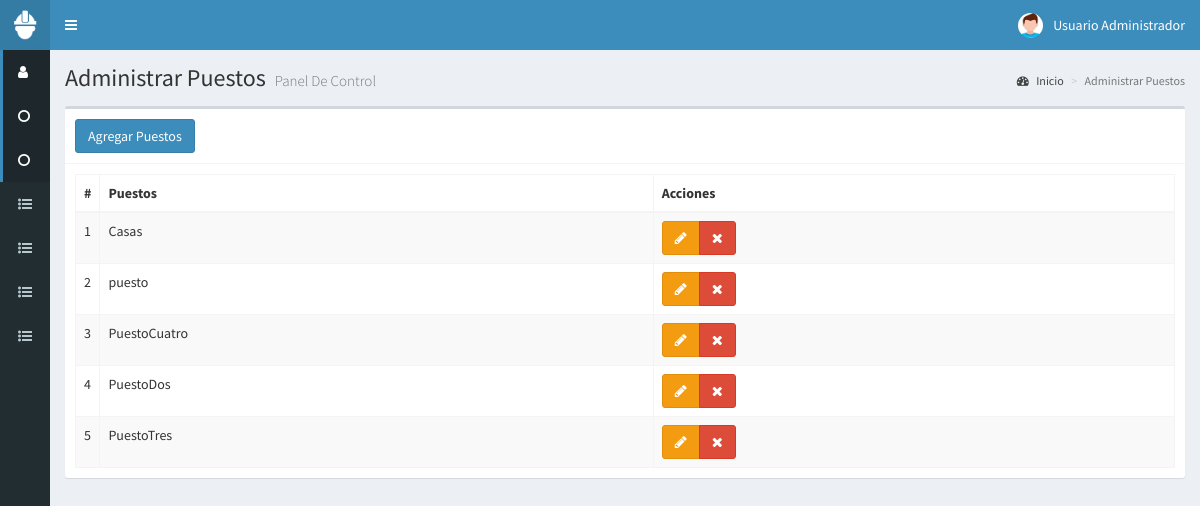
/puestos (signed in), run on the app's committed database.
### tables this page shows
CREATE TABLE t_Puesto
(
  id_puesto SMALLINT UNSIGNED PRIMARY KEY AUTO_INCREMENT,
  descripcion VARCHAR(45) NOT NULL	
);

### controladores/plantilla.controlador.php (called while the page is built)
<?php
  class ControladorPlantilla
  {
    static public function ctrPlantilla()
    {
      include "vistas/plantilla.php";
    }
  }

### index.php (called while the page is built, shortened)
<?php
require_once "controladores/plantilla.controlador.php";
require_once "controladores/ventas.controlador.php";
require_once "controladores/puestos.controlador.php";
require_once "controladores/subir-csv.controlador.php";
require_once "modelos/puestos.modelo.php";
$plantilla = new ControladorPlantilla();
$plantilla->ctrPlantilla();

### controladores/puestos.controlador.php (called while the page is built, shortened)
<?php
  class ControladorPuestos
  {
		static public function ctrMostrarPuestos($item,$valor)
		{
			$tabla = "t_Puesto";
			$respuesta = ModeloPuestos::mdlMostrarPuestos($tabla,$item,$valor);
			return $respuesta;
		}
  }
?>

### modelos/conexion.php (called while the page is built)
<?php
  class Conexion
  {
    static public function conectar()
    {
      $link = new PDO("mysql:host=localhost;dbname=bd_responsivas",
                      "usuario_responsiva",
											"responsivas-2020");
			$link->setAttribute(PDO::ATTR_ERRMODE, PDO::ERRMODE_EXCEPTION);
			$mitz="America/Tijuana";
			$tz = (new DateTime('now', new DateTimeZone($mitz)))->format('P');
			$link->exec("SET time_zone='$tz';");
      $link->exec("set names utf8");
      return $link;
    }
  }
?>

### modelos/puestos.modelo.php (called while the page is built, shortened)
<?php
	require_once "conexion.php";
	class ModeloPuestos
	{
    static public function mdlMostrarPuestos($tabla,$item,$valor)
    {
			if ($item != null)
			{
				$stmt = Conexion::conectar()->prepare("SELECT * FROM $tabla WHERE $item = :$item");
				$stmt->bindParam(":".$item,$valor, PDO::PARAM_STR);
				$stmt->execute();
				$registros = $stmt->fetch();
				$stmt->closeCursor();
				$stmt=null;
				return $registros;
			}
			else
			{
				$stmt = Conexion::conectar()->prepare("SELECT * FROM $tabla ORDER BY descripcion");
				$stmt->execute();
				$registros = $stmt->fetchAll();
				return $registros;
			}
		}
	}
?>

### vistas/modulos/puestos.php (the view, shortened to what this page needs)
<div class="content-wrapper">
  <section class="content-header">
    <h1>
      Administrar Puestos
      <small>Panel De Control</small>
    </h1>
    <ol class="breadcrumb">
      <li><a href="inicio"><i class="fa fa-dashboard"></i> Inicio</a></li>
      <li class="active">Administrar Puestos</li>
    </ol>
  </section>
  <section class="content">
    <div class="box">
      <div class="box-header with-border">
        <button class="btn btn-primary"  data-toggle="modal" data-target="#modalAgregarPuestos">
          Agregar Puestos
        </button>
      </div>
      <div class="box-body">
        <table class="table table-bordered table-striped dt-responsive tablas">
          <thead>
            <tr>
              <th style="width:10px">#</th>
              <th>Puestos</th>
              <th>Acciones </th>
            </tr>
          </thead>
          <tbody>
					<?php
						$item = null;
						$valor = null;
						$puestos = ControladorPuestos::ctrMostrarPuestos($item,$valor);
						foreach ($puestos as $key => $value)
						{
							echo '
										<tr>
											<td>'.($key+1).'</td>
											<td >'.$value["descripcion"].'</td>
											<td>
												<div class="btn-group">
													<button class="btn btn-warning btnEditarPuesto" idPuesto="'.$value["id_puesto"].'" data-toggle="modal" data-target="#modalEditarPuesto"><i class="fa fa-pencil"></i></button>';
													if ($_SESSION["perfil"] == "Administrador")
													{
														echo '
													<button class="btn btn-danger btnEliminarPuesto" idPuesto="'.$value["id_puesto"].'"><i class="fa fa-times"></i></button>';
													}
												echo '</div>
											</td>
										</tr>';
						}
					?>
          </tbody>
        </table>
      </div>
    </div>
  </section>
</div>

### data on the page
t_puesto: descripcion "Casas"
t_puesto: descripcion "puesto"
t_puesto: descripcion "PuestoCuatro"
t_puesto: descripcion "PuestoDos"
t_puesto: descripcion "PuestoTres"

### other printed values
$_SESSION["nombre"] "Usuario Administrador"
